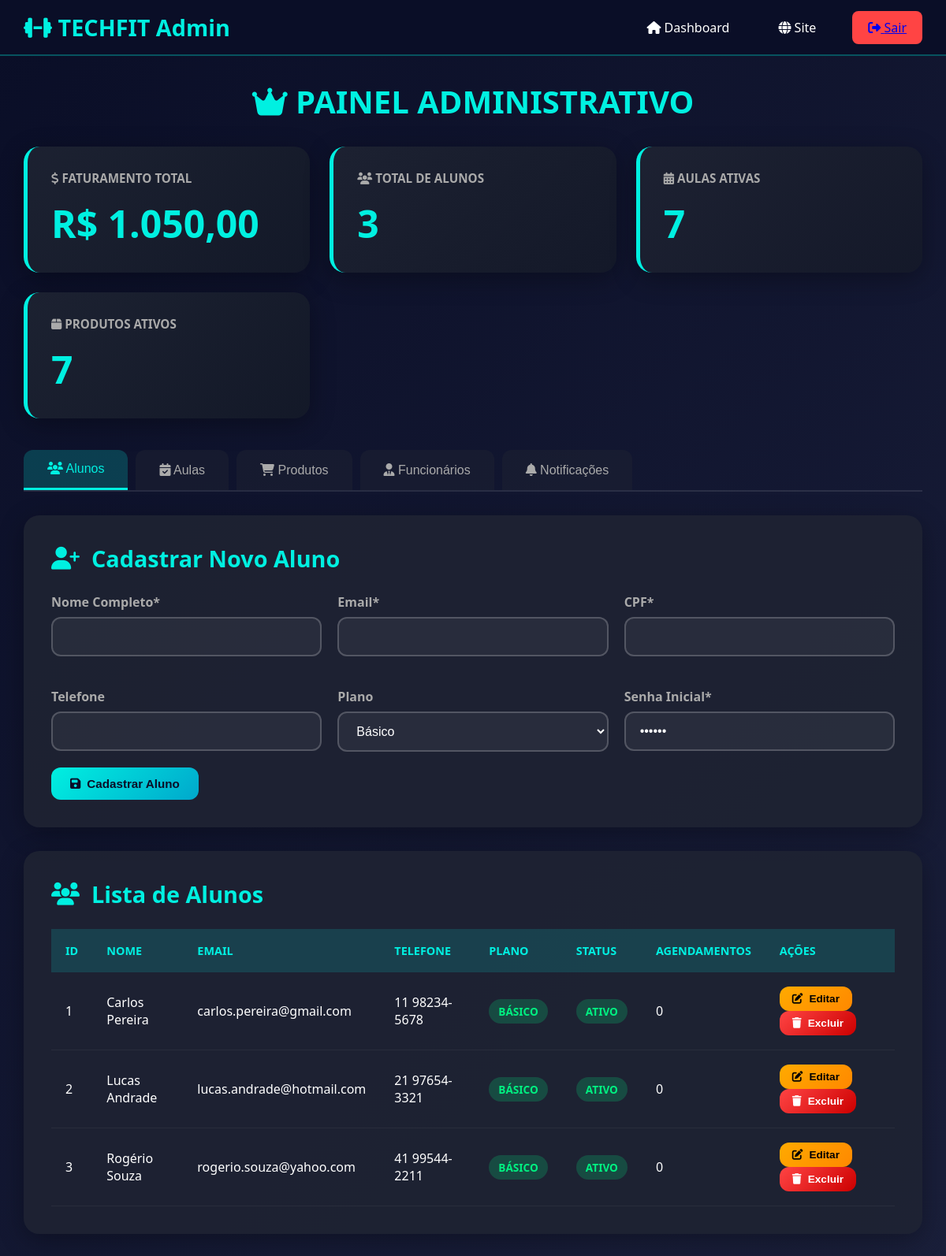
The app's page /admin_full.php (signed in) with its own data.
### tables this page shows
CREATE TABLE cliente (
    id_cliente INT AUTO_INCREMENT PRIMARY KEY,
    nome_cliente VARCHAR(255) NOT NULL,
    email VARCHAR(255) NOT NULL UNIQUE,
    endereco VARCHAR(200) NOT NULL,
    telefone VARCHAR(20) NOT NULL,
    genero VARCHAR(10) NOT NULL,
    cpf VARCHAR(15) NOT NULL UNIQUE,
    status VARCHAR(20) DEFAULT 'ativo',
    data_cadastro TIMESTAMP DEFAULT CURRENT_TIMESTAMP
);

### admin_full.php (the view, shortened to what this page needs)
<?php
$conn = Connection::getInstance();
$totalAlunos = $conn->query("SELECT COUNT(*) as total FROM cliente")->fetch(PDO::FETCH_ASSOC)['total'] ?? 0;
$faturamento = $conn->query("SELECT COALESCE(SUM(valor_pago), 0) as total FROM pagamento")->fetch(PDO::FETCH_ASSOC)['total'] ?? 0;
$totalAulasAtivas = $conn->query("SELECT COUNT(*) as total FROM aulas WHERE status = 'ativa'")->fetch(PDO::FETCH_ASSOC)['total'] ?? 0;
$totalProdutos = $conn->query("SELECT COUNT(*) as total FROM produtos WHERE status = 'ativo'")->fetch(PDO::FETCH_ASSOC)['total'] ?? 0;
$alunos = $conn->query("SELECT c.*, COUNT(a.id_agendamento) as total_agendamentos FROM cliente c LEFT JOIN agendamento a ON c.id_cliente = a.id_cliente GROUP BY c.id_cliente ORDER BY c.nome_cliente")->fetchAll(PDO::FETCH_ASSOC);
?>
<!DOCTYPE html>
<html lang="pt-BR">
<head>
    <link rel="stylesheet" href="https://cdnjs.cloudflare.com/ajax/libs/font-awesome/6.5.2/css/all.min.css">
</head>
<body>
    <header class="header">
        <div class="header-container">
            <a href="admin_full.php" class="logo">
                <i class="fas fa-dumbbell"></i> TECHFIT Admin
            </a>
            <nav>
                <ul class="nav-links">
                    <li><a href="admin_full.php" class="nav-link"><i class="fas fa-home"></i> Dashboard</a></li>
                    <li><a href="inicio.html" class="nav-link"><i class="fas fa-globe"></i> Site</a></li>
                    <li><a href="logout.php" class="btn-logout"><i class="fas fa-sign-out-alt"></i> Sair</a></li>
                </ul>
            </nav>
        </div>
    </header>
    <main class="container">
        <h1 class="page-title"><i class="fas fa-crown"></i> Painel Administrativo</h1>
        <section class="stats-grid">
            <div class="stat-card">
                <h4><i class="fas fa-dollar-sign"></i> Faturamento Total</h4>
                <p class="value">R$ <?php echo number_format($faturamento, 2, ',', '.'); ?></p>
            </div>
            <div class="stat-card">
                <h4><i class="fas fa-users"></i> Total de Alunos</h4>
                <p class="value"><?php echo $totalAlunos; ?></p>
            </div>
            <div class="stat-card">
                <h4><i class="fas fa-calendar-alt"></i> Aulas Ativas</h4>
                <p class="value"><?php echo $totalAulasAtivas; ?></p>
            </div>
            <div class="stat-card">
                <h4><i class="fas fa-box"></i> Produtos Ativos</h4>
                <p class="value"><?php echo $totalProdutos; ?></p>
            </div>
        </section>
        <div class="tabs-container">
            <div class="tabs">
                <button class="tab active" onclick="openTab(event, 'tab-alunos')">
                    <i class="fas fa-users"></i> Alunos
                </button>
                <button class="tab" onclick="openTab(event, 'tab-aulas')">
                    <i class="fas fa-calendar-check"></i> Aulas
                </button>
                <button class="tab" onclick="openTab(event, 'tab-produtos')">
                    <i class="fas fa-shopping-cart"></i> Produtos
                </button>
                <button class="tab" onclick="openTab(event, 'tab-funcionarios')">
                    <i class="fas fa-user-tie"></i> Funcionários
                </button>
                <button class="tab" onclick="openTab(event, 'tab-notificacoes')">
                    <i class="fas fa-bell"></i> Notificações
                </button>
            </div>
            <div id="tab-alunos" class="tab-content active">
                <div class="panel">
                    <h2><i class="fas fa-user-plus"></i> Cadastrar Novo Aluno</h2>
                    <form method="POST" action="">
                        <div class="form-grid">
                            <div class="form-group">
                                <label class="form-label">Nome Completo*</label>
                                <input type="text" name="nome" class="form-control" required>
                            </div>
                            <div class="form-group">
                                <label class="form-label">Email*</label>
                                <input type="email" name="email" class="form-control" required>
                            </div>
                            <div class="form-group">
                                <label class="form-label">CPF*</label>
                                <input type="text" name="cpf" class="form-control" required>
                            </div>
                            <div class="form-group">
                                <label class="form-label">Telefone</label>
                                <input type="text" name="telefone" class="form-control">
                            </div>
                            <div class="form-group">
                                <label class="form-label">Plano</label>
                                <select name="plano" class="form-select">
                                    <option value="basico">Básico</option>
                                </select>
                            </div>
                            <div class="form-group">
                                <label class="form-label">Senha Inicial*</label>
                                <input type="password" name="senha" class="form-control" value="123456" required>
                            </div>
                        </div>
                        <button type="submit" class="btn btn-primary">
                            <i class="fas fa-save"></i> Cadastrar Aluno
                        </button>
                    </form>
                </div>
                <div class="panel">
                    <h2><i class="fas fa-users"></i> Lista de Alunos</h2>
                    <?php if (!empty($alunos)): ?>
                        <div class="table-container">
                            <table class="data-table">
                                <thead>
                                    <tr>
                                        <th>ID</th>
                                        <th>Nome</th>
                                        <th>Email</th>
                                        <th>Telefone</th>
                                        <th>Plano</th>
                                        <th>Status</th>
                                        <th>Agendamentos</th>
                                        <th>Ações</th>
                                    </tr>
                                </thead>
                                <tbody>
                                    <?php foreach ($alunos as $aluno): ?>
                                        <tr>
                                            <td><?php echo $aluno['id_cliente']; ?></td>
                                            <td><?php echo htmlspecialchars($aluno['nome_cliente']); ?></td>
                                            <td><?php echo htmlspecialchars($aluno['email']); ?></td>
                                            <td><?php echo htmlspecialchars($aluno['telefone'] ?? '-'); ?></td>
                                            <td><span class="badge badge-success"><?php echo strtoupper($aluno['plano'] ?? 'BÁSICO'); ?></span></td>
                                            <td>
                                                <span class="badge badge-<?php echo $aluno['status'] === 'ativo' ? 'success' : 'danger'; ?>">
                                                    <?php echo strtoupper($aluno['status']); ?>
                                                </span>
                                            </td>
                                            <td><?php echo $aluno['total_agendamentos']; ?></td>
                                            <td>
                                                <button onclick="editarAluno(<?php echo htmlspecialchars(json_encode($aluno)); ?>)" class="btn btn-warning btn-sm">
                                                    <i class="fas fa-edit"></i> Editar
                                                </button>
                                                <form method="POST" style="display:inline;" onsubmit="return confirm('Excluir este aluno permanentemente?');">
                                                    <button type="submit" class="btn btn-danger btn-sm">
                                                        <i class="fas fa-trash"></i> Excluir
                                                    </button>
                                                </form>
                                            </td>
                                        </tr>
                                    <?php endforeach; ?>
                                </tbody>
                            </table>
                        </div>
                    <?php endif; ?>
                </div>
            </div>
        </div>
    </main>
</body>
</html>

### admin_full.php (style rules this page uses)
* { margin: 0; padding: 0; box-sizing: border-box; }
body { background: linear-gradient(135deg, #0a0e27 0%, #1a1f3a 100%); color: #fff; font-family: 'Segoe UI', Tahoma, Geneva, Verdana, sans-serif; }
.header { background: rgba(10, 14, 39, 0.95); padding: 15px 0; border-bottom: 2px solid rgba(0,240,225,0.3); position: sticky; top: 0; z-index: 100; }
.header-container { max-width: 1600px; margin: 0 auto; padding: 0 30px; display: flex; justify-content: space-between; align-items: center; }
.logo { font-size: 1.8rem; font-weight: bold; color: #00F0E1; text-decoration: none; }
.nav-links { display: flex; gap: 30px; list-style: none; align-items: center; }
.nav-link { color: #fff; text-decoration: none; padding: 8px 16px; border-radius: 8px; transition: all 0.3s; }
.btn-logout { background: #ff4444; padding: 10px 20px; border-radius: 8px; }
.container { max-width: 1600px; margin: 0 auto; padding: 30px; }
.page-title { font-size: 2.5rem; color: #00F0E1; margin-bottom: 30px; text-align: center; text-transform: uppercase; }
.stats-grid { display: grid; grid-template-columns: repeat(auto-fit, minmax(280px, 1fr)); gap: 25px; margin-bottom: 40px; }
.stat-card { background: linear-gradient(135deg, rgba(30, 35, 50, 0.9) 0%, rgba(20, 25, 40, 0.9) 100%); padding: 30px; border-radius: 20px; border-left: 5px solid #00F0E1; box-shadow: 0 8px 32px rgba(0,0,0,0.3); transition: transform 0.3s; }
.stat-card h4 { color: #aaa; font-size: 0.95rem; margin-bottom: 15px; text-transform: uppercase; }
.stat-card .value { font-size: 3rem; font-weight: bold; color: #00F0E1; }
.tabs-container { margin-bottom: 40px; }
.tabs { display: flex; gap: 10px; border-bottom: 2px solid rgba(255,255,255,0.1); margin-bottom: 30px; flex-wrap: wrap; }
.tab { padding: 15px 30px; background: rgba(30, 35, 50, 0.5); border: none; color: #aaa; font-size: 1rem; cursor: pointer; border-radius: 12px 12px 0 0; transition: all 0.3s; }
.tab.active { background: rgba(0,240,225,0.2); color: #00F0E1; border-bottom: 3px solid #00F0E1; }
.tab-content { display: none; animation: fadeIn 0.3s; }
.tab-content.active { display: block; }
.panel { background: rgba(30, 35, 50, 0.9); padding: 35px; border-radius: 20px; margin-bottom: 30px; box-shadow: 0 8px 32px rgba(0,0,0,0.3); }
.panel h2 { color: #00F0E1; margin-bottom: 25px; font-size: 1.8rem; display: flex; align-items: center; gap: 15px; }
.form-grid { display: grid; grid-template-columns: repeat(auto-fit, minmax(300px, 1fr)); gap: 20px; }
.form-group { margin-bottom: 20px; }
.form-label { display: block; margin-bottom: 8px; color: #aaa; font-weight: 600; }
.form-control, .form-select { width: 100%; padding: 14px 18px; background: rgba(255,255,255,0.05); border: 2px solid rgba(255,255,255,0.2); border-radius: 12px; color: #fff; font-size: 1rem; transition: all 0.3s; }
.table-container { overflow-x: auto; margin-top: 25px; }
.data-table { width: 100%; border-collapse: collapse; }
.data-table thead { background: rgba(0,240,225,0.15); }
.data-table th { padding: 18px; text-align: left; color: #00F0E1; font-weight: 600; text-transform: uppercase; font-size: 0.9rem; }
.data-table td { padding: 18px; border-bottom: 1px solid rgba(255,255,255,0.05); }
.data-table tbody tr { transition: background 0.3s; }
.btn { padding: 12px 24px; border-radius: 12px; border: none; cursor: pointer; font-weight: 600; transition: all 0.3s; display: inline-flex; align-items: center; gap: 8px; text-decoration: none; font-size: 0.95rem; }
.btn-primary { background: linear-gradient(135deg, #00F0E1 0%, #00A8CC 100%); color: #0a0e27; }
.btn-danger { background: linear-gradient(135deg, #ff4444 0%, #cc0000 100%); color: #fff; }
.btn-warning { background: linear-gradient(135deg, #ffaa00 0%, #ff8800 100%); color: #000; }
.btn-sm { padding: 8px 16px; font-size: 0.85rem; }
.badge { padding: 6px 12px; border-radius: 20px; font-size: 0.85rem; font-weight: 600; }
.badge-success { background: rgba(0,240,129,0.2); color: #00F081; }

### records on screen
cliente: id_cliente "1", nome_cliente "Carlos Pereira", email "carlos.pereira@gmail.com", telefone "11 98234-5678", plano "BÁSICO", status "ATIVO", total_agendamentos "0"
cliente: id_cliente "2", nome_cliente "Lucas Andrade", email "lucas.andrade@hotmail.com", telefone "21 97654-3321", plano "BÁSICO", status "ATIVO", total_agendamentos "0"
cliente: id_cliente "3", nome_cliente "Rogério Souza", email "rogerio.souza@yahoo.com", telefone "41 99544-2211", plano "BÁSICO", status "ATIVO", total_agendamentos "0"

### other values on screen
$faturamento "1.050,00"
$totalAlunos "3"
$totalAulasAtivas "7"
$totalProdutos "7"
